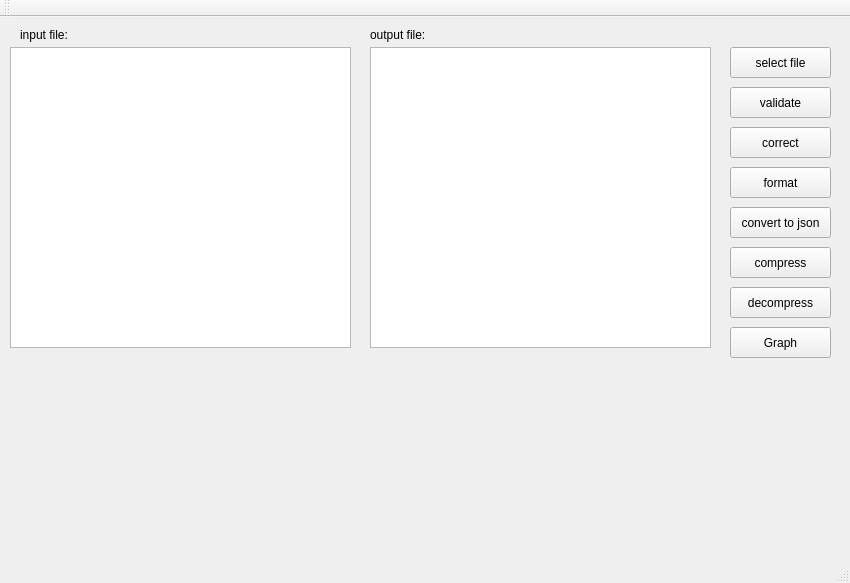
<?xml version="1.0" encoding="UTF-8"?>
<ui version="4.0">
 <class>MainWindow</class>
 <widget class="QMainWindow" name="MainWindow">
  <property name="geometry">
   <rect>
    <x>0</x>
    <y>0</y>
    <width>850</width>
    <height>583</height>
   </rect>
  </property>
  <property name="windowTitle">
   <string>MainWindow</string>
  </property>
  <widget class="QWidget" name="centralwidget">
   <widget class="QTextEdit" name="textEdit1">
    <property name="geometry">
     <rect>
      <x>10</x>
      <y>30</y>
      <width>341</width>
      <height>301</height>
     </rect>
    </property>
   </widget>
   <widget class="QTextEdit" name="textEdit_2">
    <property name="geometry">
     <rect>
      <x>370</x>
      <y>30</y>
      <width>341</width>
      <height>301</height>
     </rect>
    </property>
   </widget>
   <widget class="QLabel" name="label">
    <property name="geometry">
     <rect>
      <x>20</x>
      <y>10</y>
      <width>61</width>
      <height>16</height>
     </rect>
    </property>
    <property name="text">
     <string>input file:</string>
    </property>
   </widget>
   <widget class="QLabel" name="label_2">
    <property name="geometry">
     <rect>
      <x>370</x>
      <y>10</y>
      <width>61</width>
      <height>16</height>
     </rect>
    </property>
    <property name="text">
     <string>output file:</string>
    </property>
   </widget>
   <widget class="QPushButton" name="select">
    <property name="geometry">
     <rect>
      <x>730</x>
      <y>30</y>
      <width>101</width>
      <height>31</height>
     </rect>
    </property>
    <property name="text">
     <string>select file</string>
    </property>
   </widget>
   <widget class="QPushButton" name="validate">
    <property name="geometry">
     <rect>
      <x>730</x>
      <y>70</y>
      <width>101</width>
      <height>31</height>
     </rect>
    </property>
    <property name="text">
     <string>validate</string>
    </property>
   </widget>
   <widget class="QPushButton" name="correct">
    <property name="geometry">
     <rect>
      <x>730</x>
      <y>110</y>
      <width>101</width>
      <height>31</height>
     </rect>
    </property>
    <property name="text">
     <string>correct</string>
    </property>
   </widget>
   <widget class="QPushButton" name="format">
    <property name="geometry">
     <rect>
      <x>730</x>
      <y>150</y>
      <width>101</width>
      <height>31</height>
     </rect>
    </property>
    <property name="text">
     <string>format</string>
    </property>
   </widget>
   <widget class="QPushButton" name="json">
    <property name="geometry">
     <rect>
      <x>730</x>
      <y>190</y>
      <width>101</width>
      <height>31</height>
     </rect>
    </property>
    <property name="text">
     <string>convert to json</string>
    </property>
   </widget>
   <widget class="QPushButton" name="compress">
    <property name="geometry">
     <rect>
      <x>730</x>
      <y>230</y>
      <width>101</width>
      <height>31</height>
     </rect>
    </property>
    <property name="text">
     <string>compress</string>
    </property>
   </widget>
   <widget class="QPushButton" name="decompress">
    <property name="geometry">
     <rect>
      <x>730</x>
      <y>270</y>
      <width>101</width>
      <height>31</height>
     </rect>
    </property>
    <property name="text">
     <string>decompress</string>
    </property>
   </widget>
   <widget class="QPushButton" name="gragh">
    <property name="geometry">
     <rect>
      <x>730</x>
      <y>310</y>
      <width>101</width>
      <height>31</height>
     </rect>
    </property>
    <property name="text">
     <string>Graph</string>
    </property>
   </widget>
   <widget class="QLabel" name="label_3">
    <property name="geometry">
     <rect>
      <x>170</x>
      <y>340</y>
      <width>371</width>
      <height>181</height>
     </rect>
    </property>
    <property name="text">
     <string> </string>
    </property>
   </widget>
  </widget>
  <widget class="QMenuBar" name="menubar">
   <property name="geometry">
    <rect>
     <x>0</x>
     <y>0</y>
     <width>850</width>
     <height>22</height>
    </rect>
   </property>
  </widget>
  <widget class="QStatusBar" name="statusbar"/>
  <widget class="QToolBar" name="toolBar">
   <property name="windowTitle">
    <string>toolBar</string>
   </property>
   <attribute name="toolBarArea">
    <enum>TopToolBarArea</enum>
   </attribute>
   <attribute name="toolBarBreak">
    <bool>false</bool>
   </attribute>
  </widget>
 </widget>
 <resources/>
 <connections/>
</ui>
